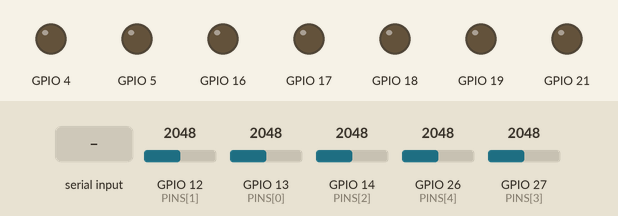
Bench run of a program on a simulated ESP32. Parts: output pins drawn as LEDs (lit = HIGH). Inputs (shaded band) come from the test bench; at power-on: GPIO 12 (PINS[1]) = 2048, GPIO 13 (PINS[0]) = 2048, GPIO 14 (PINS[2]) = 2048, GPIO 26 (PINS[4]) = 2048, GPIO 27 (PINS[3]) = 2048. What the program prints to the serial monitor is not drawn.

Above: at 1.2 s.
1.3 s: "90,45\n" received over Serial
At 2.2 s:
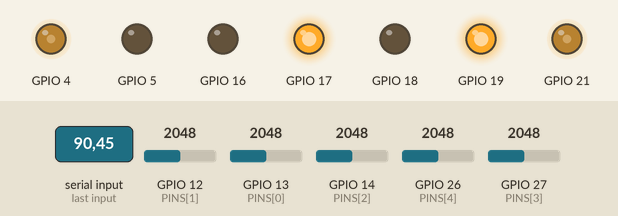
3.0 s: "30,150\n" received over Serial
At 4.4 s:
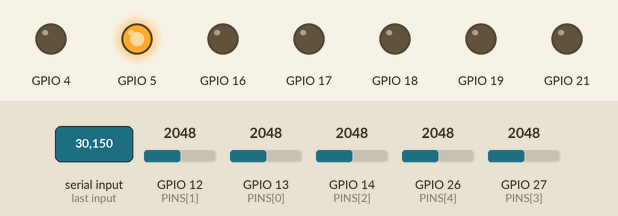
4.7 s: "2\n" received over Serial
At 5.9 s:
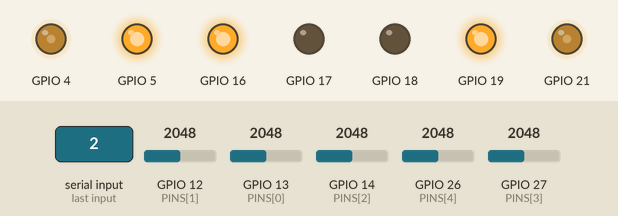
6.2 s: "5\n" received over Serial
At 7.4 s:
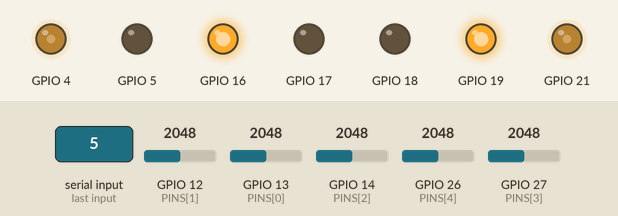
7.7 s: GPIO 12 (PINS[1]) set to 1066
9.2 s: GPIO 12 (PINS[1]) set to 951
Timing chart, 0 to 11.7 s (numbered marks = the images above; inputs shaded):
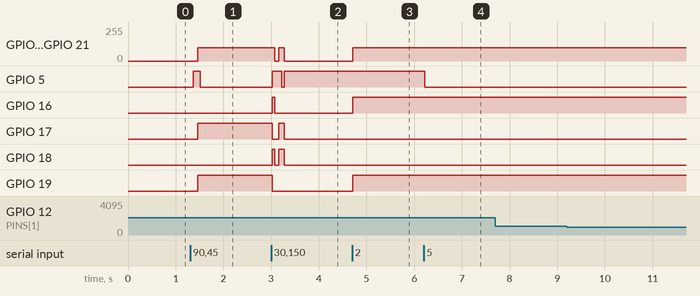

The program:

main.cpp
```cpp
#include <Arduino.h>
#include <Motor.h>
#include <Motors.h>

#define PWMA 21
#define AIN2 19
#define AIN1 18
#define STBY 5
#define BIN1 17
#define BIN2 16
#define PWMB 4

#define PWMA_ID 0
#define PWMB_ID 1

const uint8_t PINS[] = {A14, A15, A16, A17, A19};

Motor motor1(AIN1, AIN2, STBY, PWMA);
Motor motor2(BIN1, BIN2, STBY, PWMB);

Motors motors(&motor1, &motor2);

void setup() {
  for (uint8_t i = 0; i < sizeof(PINS); i++) {
    pinMode(PINS[i], INPUT);
  }

  Serial.begin(9600);
  motors.setup();
  motors.setDefaultSpeed(100);
}

void loop() {
  if (Serial.available()) {
    uint8_t id = Serial.read() - 48;
    Serial.println("id: " + String(id));
    switch (id) {
      case 0:
        Serial.println("stop");
        motors.stop();
        break;
      case 1:
        Serial.println("forward");
        motors.forward();
        break;
      case 2:
        Serial.println("back");
        motors.back();
        break;
      case 3:
        Serial.println("right");
        motors.right();
        break;
      case 4:
        Serial.println("left");
        motors.left();
        break;
      case 5:
        Serial.println("standby");
        motors.standby();
        break;
      default:
        break;
    }
    Serial.println(motor1.getSpeedDirection());
    Serial.println(motor2.getSpeedDirection());
  }

  for (uint8_t i = 0; i < sizeof(PINS); i++) {
    Serial.print(analogRead(PINS[i]));

    if (i != sizeof(PINS) - 1) Serial.print(",");
  }
  delay(10);
  Serial.println();
}
```

Measured:
- after the input at 1.3 s, GPIO 4, GPIO 21: 0/255 → 100/255 after 0.16 s; GPIO 5: LOW → HIGH after 0.07 s, → LOW 0.14 s later; GPIO 17, GPIO 19: LOW → HIGH after 0.16 s
- after the input at 3.0 s, GPIO 4: 100/255 → 0/255 after 0.07 s, → 100/255 0.09 s later, → 0/255 0.11 s later; GPIO 5: LOW → HIGH at once, → LOW 0.20 s later, → HIGH 0.05 s later
- after the input at 4.7 s, GPIO 4, GPIO 21: 0/255 → 100/255 at once; GPIO 16, GPIO 19: LOW → HIGH at once
- after the input at 6.2 s, GPIO 5: HIGH → LOW at once
- after the input at 7.7 s, every drawn part: stays the same
- after the input at 9.2 s, every drawn part: stays the same
